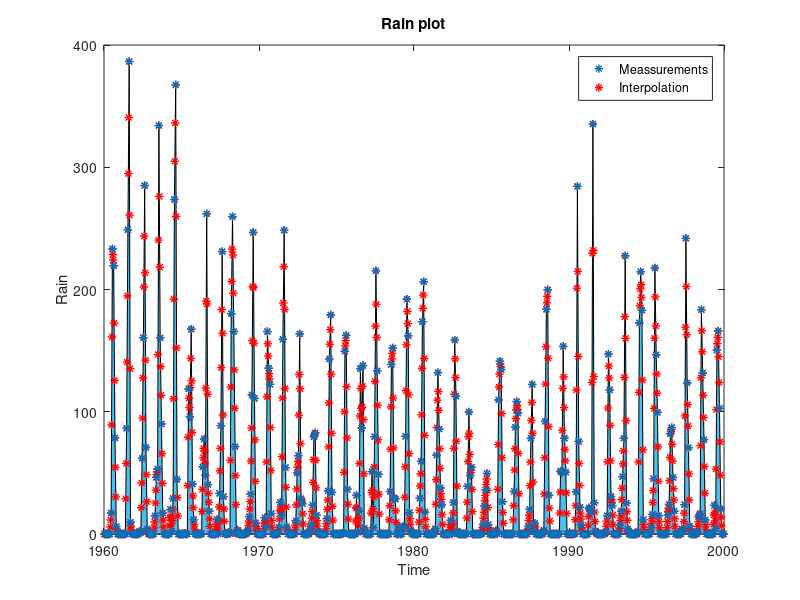

MATLAB code for this plot: (Note: this script raises an error after producing the figure.)
%% Clean up and add path
clear; clc;
close all;
addpath('../functions', '../data')
load proj23.mat
%% Initial Plot
city = ElGeneina;
figure()
area(city.rain_org_t, city.rain_org, 'FaceColor','#4DBEEE')
hold on
pl1 = plot(city.rain_t, city.rain,'*', 'color', 'r','LineWidth',1);
hold on
pl2 = plot(city.rain_org_t, city.rain_org,'*', 'color', '#0072BD','LineWidth',1);
legend([pl2 pl1], {'Meassurements', 'Interpolation'})
xlabel('Time')
ylabel('Rain')
title('Rain plot')
rain = city.rain_org;

%% Find idxs for splits and set initial states
len = length(city.nvdi);
idx_model_nvdi = 1:round(0.75*len);
idx_validation_nvdi = round(0.75*len) + 1 : round(0.9*len);
idx_test_nvdi = round(0.9*len + 1 : len);
tt = city.nvdi_t;

last_t = tt(length(idx_model_nvdi)); % Use only model data for reconstruction
last_rain_rec = find(last_t - city.rain_org_t < 0 & last_t - city.rain_org_t > -0.1);

% Only same time as modelling for these params
y = city.rain_org(1:last_rain_rec);
N = length(y);
rain_init = zeros(3,N);
rain_init(1,:) = y./3;  
rain_init(2,:) = y./3;
rain_init(3,:) = y./3;

%% Estimating parameters with Kalman Filter
windowsize = 20;
a1 = -0.5;%0.999999; % Intial AR param estimate

for i = 1:21 % Update Ar 20 time
    if(i == 21) % If on last iteration, use all available data to reconstruct
        y = city.rain_org(1:end);
        N = length(y);
        rain_init = zeros(3,N);
        rain_init(1,:) = y./3;  
        rain_init(2,:) = y./3;
        rain_init(3,:) = y./3;
    end
    A =[-a1.^3 0 0;a1.^2 0 0; -a1 0 0];
    Z = [1 -a1 a1^2; 0 1 -a1; 0 0 1];
    at = zeros(N,1);
    Rw    = 1e-3;                                      % Measurement noise covariance matrix, R_w. Note that Rw has the same dimension as Ry.
    Re    = eye(3)*1e1;%10e-1                        % System noise covariance matrix, R_e. Note that Re has the same dimension as Rx_t1.
    Re = Z*Re*transpose(Z);
    Rx_t1 = eye(3)*1e1; %correct?                             % Initial covariance matrix, V0 = R_{1|0}^{x,x}
    e_hat  = zeros(N,1);                             % Estimated one-step prediction error.
    xt    = rain_init;                         % Estimated states. Intial state, x_{1|0} = 0.
    yhat  = zeros(N,1);                             % Estimated output.
    xStd  = zeros(3,N);                         % Stores one std for the one-step prediction.
    for t=2 :N                                       
        % Update the predicted state and the time-varying state vector.
        x_t1 = A*xt(:,t-1);                         % x_{t|t-1} = A x_{t-1|t-1}
        C    = [1 1 1];     % Use earlier prediction errors as estimate of e_t.
        
        % Update the parameter estimates.
        Ry = C*Rx_t1*C' + Rw;                       % R_{t|t-1}^{y,y} = C R_{t|t-1}^{x,x} + Rw
        Kt = Rx_t1*C'/Ry;                           % K_t = R^{x,x}_{t|t-1} C^T inv( R_{t|t-1}^{y,y} )
        yhat(t) = C*x_t1;                           % One-step prediction, \hat{y}_{t|t-1}.
        e_hat(t) = y(t)-yhat(t);                     % One-step prediction error, \hat{e}_t = y_t - \hat{y}_{t|t-1}
        xt(:,t) = x_t1 + Kt*( e_hat(t) );            % x_{t|t}= x_{t|t-1} + K_t ( y_t - Cx_{t|t-1} ) 
        
        if (any(xt(:,t) < 0))
            target_sum = sum(xt(:,t)); % The sum that needs to be maintained
            
            % Solve the NNLS problem
            new_data = lsqnonneg(eye(3), xt(:,t));
            
            % Scale the new data to ensure the sum matches the target sum
            scale_factor = target_sum / sum(new_data);
            xt(:,t) = new_data * scale_factor;
        end

        % Update the covariance matrix estimates.
        Rx_t  = Rx_t1 - Kt*Ry*Kt';                  % R^{x,x}_{t|t} = R^{x,x}_{t|t-1} - K_t R_{t|t-1}^{y,y} K_t^T
        Rx_t1 = A*Rx_t*A' + Re;                     % R^{x,x}_{t+1|t} = A R^{x,x}_{t|t} A^T + Re
    
        % Estimate a one std confidence interval of the estimated parameters.
        % This is only for the plots.
        xStd(:,t) = sqrt( diag(Rx_t) );            % This is one std for each of the parameters for the one-step prediction.    
    end
    
    xtemp = flip(xt,1);
    data = iddata(xtemp(:)); % All x data, should be AR
    model_init = idpoly([1 a1], [], []) ;
    model_armax_1 = pem(data , model_init);
    present(model_armax_1)
    if a1 == model_armax_1.A(2)
        break % We have converged
    else
    a1 = model_armax_1.A(2) % New Ar parameter, update and loop
    end
end

%% Reconstruct 
rain_rec = flip(xt,1); % DISCUSS THIS
rain_reconstructed = rain_rec(:);
rain_reconstructed = [rain_reconstructed(2:end); 0];
% With Provided time vector
tt = city.rain_t;

std_rec = flip(xStd,1); % DISCUSS THIS
std_reconstructed = std_rec(:);
std_reconstructed = [std_reconstructed(2:end); 0];

%% Plot reconstruction
figure(); 
hold on;
pl1 = plot(tt, rain_reconstructed); 

pl2 = plot(tt(1), rain_reconstructed(1),'*', 'color', 'r');
hold on
pl2 = plot(tt(2), rain_reconstructed(2),'*', 'color', 'r');
hold on
pl3 = plot(tt(2), rain(2),'*', 'color', 'k');
hold on
counter = 2;
for i=3:3:length(rain_reconstructed)-2
    plot(tt(i), rain_reconstructed(i),'*', 'color', 'r')
    hold on 
    plot(tt(i+1), rain_reconstructed(i+1),'*', 'color', 'r')
    hold on
    pl2 = plot(tt(i+2), rain_reconstructed(i+2),'*', 'color', 'r');
    hold on
    pl3 = plot(tt(i+2), rain(counter),'*', 'color', 'k');
    hold on
    counter = counter + 1;
end

legend([pl1 pl2 pl3],{'Reconstructed Line ','Reconstructed Points', 'Original'})
xlabel('Time')
ylabel('Rain')
title('Reconstructed Rain')
%% Other viz for Project
figure()
area(ElGeneina.rain_org_t, ElGeneina.rain_org, 'FaceColor','#9eed34')
hold on
area(tt, rain_reconstructed, 'FaceColor','#4DBEEE')
hold on
plot(tt, rain_reconstructed,'*', 'color', '#0072BD','LineWidth',1)
hold on
plot(ElGeneina.rain_org_t, ElGeneina.rain_org,'*', 'color', '#395c0a','LineWidth',1)
legend('Original Rain', 'Reconstructed Rain')
xlabel('Time')
ylabel('Rain')
xlim([tt(13),tt(30)])
title('Reconstructed Rain')
%% Compare sums
sums = zeros(480, 1);
sums(1) = 0;
counter = 2;
for i=3:3:length(rain_reconstructed)-2
    sums(counter) = rain_reconstructed(i) + rain_reconstructed(i+1) + rain_reconstructed(i+2);
    counter = counter +1;
end
diff = sums - city.rain_org;
sum(abs(diff)) % Should be close to 0.
%% Plot
nvdi = 2.*(city.nvdi./255) -1; %log?

nvdi_t = city.nvdi_t;
figure();
plot(nvdi_t, nvdi)
xlabel('Time')
ylabel('NVDI')
title('NVDI Data and Split')

plotACFnPACF(nvdi, 100, 'data');

%%
%idx_model_nvdi = idx_model_nvdi(115:end);
model_t = nvdi_t(idx_model_nvdi);
%model_t = model_t(125:end);
validation_t = nvdi_t(idx_validation_nvdi);
test_t = nvdi_t(idx_test_nvdi);

model_nvdi = nvdi(idx_model_nvdi);
%model_nvdi = model_nvdi(125:end);
validation_nvdi = nvdi(idx_validation_nvdi);
test_nvdi = nvdi(idx_test_nvdi);

figure();
plot(model_t, model_nvdi)
hold on
plot([model_t(end); validation_t], [model_nvdi(end); validation_nvdi])
hold on;
plot([validation_t(end); test_t], [validation_nvdi(end); test_nvdi])
legend('Model', 'Validation', 'Test')
xlabel('Time')
ylabel('NVDI')
title('NVDI Data and Split')

figure; 
lambda_max = bcNormPlot(model_nvdi,1)
%% Remove deterministic trend WRONG ONLY ON MODEL DATA
figure();
plot(model_t, model_nvdi)

mdl = fitlm(model_t, model_nvdi)
intercept = mdl.Coefficients(1,1).Estimate;
slope = mdl.Coefficients(2,1).Estimate;
nvdi_trend = model_nvdi- (model_t.*slope + intercept);
figure();
plot(model_t, nvdi_trend)
plotACFnPACF(nvdi_trend, 40, 'data');
figure; 
lambda_max = bcNormPlot(nvdi_trend,1);

outlier = [0.0802; %KALMANNNNN
    0.0986;
    0.1280;
    0.1342;
    0.1628;
    0.1701;
    0.1914;
    0.1959;
    0.1999;
    0.1943]; %CHEATing????
model_nvdi(93:102) = outlier;
nvdi_trend(93:102) = outlier - (model_t(93:102).*slope + intercept); 
nvdi(93:102) = outlier;

%% Remove season of 36
% A36 = [1 zeros(1, 35) -1]; 
% nvdi_trend = filter(A36, 1, nvdi_trend);
% nvdi_trend = nvdi_trend(length(A36) : end );
% nvdi_t = nvdi_t(length(A36) : end);
% figure();
% plot(nvdi_t, nvdi_season)
% plotACFnPACF(nvdi_season, 40, 'data');
% figure; 
% lambda_max = bcNormPlot(nvdi_season,1);
%% Ar(1) 
plotACFnPACF(nvdi_trend, 100, 'AR(1)' );
data = iddata(nvdi_trend);
Am = [1 1];

model_init = idpoly(Am, [], []) ;
model_armax_1 = pem(data , model_init);

e_hat = filter(model_armax_1.A , model_armax_1.C , nvdi_trend) ;
e_hat = e_hat(length(model_armax_1.A ) : end ) ;

present(model_armax_1)
[acfEst, pacfEst] = plotACFnPACF(e_hat, 100, 'AR(1)' );
checkIfNormal(acfEst(2:end), 'ACF' );
checkIfNormal(pacfEst(2:end), 'PACF' );
checkIfWhite(e_hat);
%% a1 + a36 
data = iddata(nvdi_trend);
Am = [1 1 zeros(1,34) 1];
model_init = idpoly(Am, [], []) ;
model_init.Structure.a.Free = Am;
model_armax_1 = pem(data , model_init);

e_hat = filter(model_armax_1.A , model_armax_1.C , nvdi_trend) ;
e_hat = e_hat(length(model_armax_1.A ) : end ) ;

present(model_armax_1)
[acfEst, pacfEst] = plotACFnPACF(e_hat, 100, 'AR(1)' );
checkIfNormal(acfEst(2:end), 'ACF' );
checkIfNormal(pacfEst(2:end), 'PACF' );
checkIfWhite(e_hat);
 
%% Ar(1) with (1+a36 z^-36)
data = iddata(nvdi_trend);
Am = conv([1 1], [1 zeros(1, 35), -1]);
Am = [Am zeros(1, 34) 1]; % ehhh
%Cm = [1 0 1];%[1 0 1 1];
Cm = [];
model_init = idpoly(Am, [], Cm);
model_init.Structure.a.Free = Am;
%model_init.Structure.c.Free = Cm;
model_armax_1 = pem(data , model_init);

e_hat = filter(model_armax_1.A , model_armax_1.C , nvdi_trend) ;
e_hat = e_hat(length(model_armax_1.A ) : end ) ;

present(model_armax_1)
[acfEst, pacfEst] = plotACFnPACF(e_hat, 100, 'AR(1)' );
checkIfNormal(acfEst(2:end), 'ACF' );
checkIfNormal(pacfEst(2:end), 'PACF' );
checkIfWhite(e_hat);

%% PREDICTION: DON'T FORGET TO TRANSFORM TO ORG DOMAIN
% Should take extracare of throwing here!
ks = [1 7];
naive_vals = {};
for i=1:2
    t_predict = cat(1,model_t, validation_t);
    y = cat(1, model_nvdi, validation_nvdi);
    y_trend = y - (t_predict.*slope + intercept);
    A = model_armax_1.A;
    C = model_armax_1.C;

    k = ks(i);
    % Naive:
    if(i == 1) % 1 - Step: Use previous value
        y_naive = zeros(1, length(y) +1 );
        y_naive(2: end) = y;
        y_naive = y_naive(1:end - 1);
        
        ehat_naive = y-y_naive';

        y_naive = y_naive(length(model_t)+1:end);
        ehat_naive = ehat_naive(length(model_t)+1:length(t_predict));
        naive_vals{1} = [y_naive' ehat_naive];
    else % 7 - step: Use last years value
        y_naive = zeros(1, length(y) + 36 );
        y_naive(37: end) = y;
        y_naive = y_naive(1:end - 36);
        ehat_naive = y-y_naive';

        y_naive = y_naive(length(model_t)+1:end);
        ehat_naive = ehat_naive(length(model_t)+1:length(t_predict));
        naive_vals{7} = [y_naive' ehat_naive];

    end
    
    % Predict
    [Fk, Gk] = polydiv(C, A, k) ;
    yhatk = filter(Gk, C, y_trend) ;
    yhatk = yhatk + (t_predict.*slope + intercept); % Add trend
    ehat = y-yhatk;

    yhatk = yhatk(length(model_t)+1:end);
    ehat = ehat(length(model_t)+1:end);

    t_predict = t_predict(length(model_t)+1:end);
    y = y(length(model_t)+1:end);
    figure()
    subplot(211)
    plot(t_predict,y)
    hold on
    plot(t_predict, yhatk)
    hold on
    plot(t_predict, y_naive)
    title('NVDI')
    legend('True data', append(int2str(k), '-step prediction'), 'Naive')

    % Form the prediction error and examine the ACF. Note that the prediction
    % residual should only be white if k=1. 
    subplot(212)
    plot(t_predict, ehat)
    var_ehat = var(ehat)./var(y)

    hold on
    plot(t_predict, ehat_naive)
    var_ehat_naive = var(ehat_naive)./var(y)
    legend('ehat = y-yhatk', 'naive')
    plotACFnPACF(ehat, 40, append(int2str(k), '-step prediction'));
    if(i == 1)
        var_noise = var(ehat);
    end
    mean_ehat = mean(ehat) ;
    var_theoretical = (norm(Fk).^2) .*var_noise;
    var_est = var(ehat);
    conf =0 + [-1 1].*norminv(0.975).*sqrt(var_theoretical);
    precentage_outside = (sum(ehat > conf(2)) + sum(ehat < conf(1)))./length(ehat);
end

%% Examine the data.
 % Extract rain for modelling
idx_rain_nvdimodel_dates = find(tt==model_t(1)): find(tt==model_t(1)) + length(nvdi_trend) - 1;
x = rain_reconstructed(idx_rain_nvdimodel_dates);
%x = rain_temp(idx_rain_nvdimodel_dates);
window = 7;

% area = zeros(length(x), 1);
% xtemp = [zeros(window-1,1); x];
% for i=1:length(area)
%     area(i) = sum(xtemp(i:i+window-1));
% end
%x = area;
y = nvdi_trend; 
% Transform
x = log(x+1);
mean_x = mean(x);
x = (x - mean_x)./30;

% manual inspection
figure; 
subplot(311);
plot(x); 
ylabel('Input signal')
title('Measured signals')

subplot(312);
%plot(area)
subplot(313); 
plot( y ); 
ylabel('Output signal')
xlabel('Time')
figure
[Cxy,lags] = xcorr( y, x, 100, 'coeff' );
stem( lags, Cxy )
hold on
condInt = 2*ones(1,length(lags))./sqrt( length(y) );
plot( lags, condInt,'r--' )
plot( lags, -condInt,'r--' )
hold off
xlabel('Lag')
ylabel('Amplitude')
title('Crosscorrelation between in- and output')
%% Modeling x
figure();

plot(x);
title('Input data');
plotACFnPACF(x, 100, 'Input Data' );

% Model as ARMA(1,2) component
data = iddata(x);
% Am = conv([1 1 1], [1 zeros(1, 35) 1]);%[1 1 1 zeros(1, 33) 1];
% %Am = [Am zeros(1, 37) 1];
% Cm = [1 zeros(1, 75) 0.1];%Cm = [1 0 0 1];

%idx = [1 2 7 36 37 38];
idx = [1 36 37];
%idx = [1 2 3 36];
arr = zeros(1, idx(end) +1);
arr(idx +1 ) = 1;
Am = arr.*0.3;
Am(1) =1;

idx = [36] ;
arr = zeros(1, idx(end) +1);
arr(idx +1 ) = 1;
Cm = arr.*0.3;
Cm(1) =1;
%Cm = [];
model_init = idpoly(Am, [], Cm) ;
model_init.Structure.a.Free = Am;
model_init.Structure.c.Free = Cm;

inputModel = pem(data , model_init);

w_t = filter(inputModel.A , inputModel.C , x) ;
w_t = w_t(length(inputModel.A ): end ) ;
var_ex = var(w_t);

eps_t = filter(inputModel.A , inputModel.C , y) ;
eps_t = eps_t(length(inputModel.A ): end ) ;

present(inputModel)
[acfEst, pacfEst] = plotACFnPACF(w_t, 150, 'AR(1)' );
checkIfNormal(acfEst(2:end), 'ACF' );
checkIfNormal(pacfEst(2:end), 'PACF' );
checkIfWhite(w_t);

A = inputModel.A;
C = inputModel.C;
%%
n = length(x);
M = 100;
figure()
[Cxy,lags] = xcorr(eps_t, w_t, M, 'coeff' ); %(d,r,s) = (4,2,0)
stem(lags, Cxy)
title ('Cross_correlation_function'), xlabel('Lag')
hold on
plot(-M:M, 2/ sqrt(n) * ones(1, 2*M+1), '--')
plot(-M:M, -2/sqrt(n) * ones(1, 2*M+1) , '--' )
hold off

%%
d=7; r=0; s=0; 
A2 = [1 0.01.*ones(1, r)];
B = [zeros(1,d) 0.1.*ones(1, s+1)];
%B = [0 0 0 1 0 0 1 1 1 zeros(1,22) 1 1 1 ];

idx = [3 5 7 17 31 34];
%idx = [1 7 28 ];
%idx = [2 12 20 30];
%idx = [3 6 15 19 34];
%idx = [3 5 17 34 79];

arr = zeros(1, idx(end) +1);
arr(idx +1 ) = 0.3;
B = arr;

Mi = idpoly([1], [B], [], [], [A2]) ;
Mi.Structure.B.Free = B;
z = iddata(y, x) ;
Mba2 = pem(z, Mi ) ;present(Mba2)
etilde = resid(Mba2, z);
etilde = etilde.y;
etilde = etilde(length(Mba2.B): end);

figure()
[Cxy,lags] = xcorr(etilde, x(length(Mba2.B): end), M, 'coeff' );
stem(lags, Cxy)
title ('Cross_correlation_function'), xlabel('Lag')
hold on
plot(-M:M, 2/ sqrt(n) * ones(1, 2*M+1), '--')
plot(-M:M, -2/sqrt(n) * ones(1, 2*M+1) , '--' )
hold off

%% Model etilde
figure();
plot(etilde);
title('etilde data');
plotACFnPACF(etilde, M, 'Input Data' );

A2_diff = [1 0 -1];
Cm = [1 1];%conv([1 zeros(1, 35) 1], A2_diff);
model_init = idpoly([1 1], [], []) ;
%model_init.Structure.a.Free = Am;
%model_init.Structure.c.Free = Cm;
%model_init = idpoly([1 1 1], [], []) ;
model_input = pem(iddata(etilde), model_init);

e_hat = filter(model_input.A , model_input.C , etilde) ;
e_hat = e_hat(length(model_input.A ) : end ) ;

present(model_input)
[acfEst, pacfEst] = plotACFnPACF(e_hat, M, 'AR(1)' );
checkIfNormal(acfEst(2:end), 'ACF' );
checkIfNormal(pacfEst(2:end), 'PACF' );
checkIfWhite(e_hat);

A1 = model_input.A;
C2 = model_input.C;

%% Full BJ Model
Mi = idpoly(1, B, C2, A1, A2) ;
Mi.Structure.D.Free = A1;
Mi.Structure.B.Free = B;

z = iddata(y, x);
MboxJ = pem (z, Mi);
present (MboxJ );

ehat = resid(MboxJ, z).y;
ehat = ehat(length(MboxJ): end);

[acfEst, pacfEst] = plotACFnPACF(ehat, M, 'Box-Jenkins');
checkIfNormal(acfEst(2:end), 'ACF' );
checkIfNormal(pacfEst(2:end), 'PACF' );
checkIfWhite(ehat);

figure()
[Cxy,lags] = xcorr(ehat, x, M, 'coeff' );
stem(lags, Cxy)
title ('Cross_correlation_function'), xlabel('Lag')
hold on
plot(-M:M, 2/ sqrt(n) * ones(1, 2*M+1), '--')
plot(-M:M, -2/sqrt(n) * ones(1, 2*M+1) , '--' )
hold off
%%
k =1;
idx_rain_nvdi_val = find(tt==validation_t(1)): find(tt==validation_t(end)) ;
idx_rain_nvdi_test = find(tt==test_t(1)): find(tt==test_t(end)) ;

% window = 6;
% area = zeros(length(rain_reconstructed), 1);
% xtemp = [zeros(window-1,1); (rain_reconstructed -mean_x)./50];
% for i=1:length(area)
%     area(i) = sum(xtemp(i:i+window-1));
% end
% 
% x_val = area(idx_rain_nvdi_val);
% x_test = area(idx_rain_nvdi_test) ;
x_val = (log(rain_reconstructed(idx_rain_nvdi_val) + 1) - mean_x)./30;
x_test = (log(rain_reconstructed(idx_rain_nvdi_test) + 1) - mean_x)./30;

x_model_val = cat(1, x, x_val);
x_model_val_test = cat(1, x, x_val, x_test);

t_predict_model_val = cat(1,model_t, validation_t);
t_predict_model_val_test = cat(1,model_t, validation_t, test_t);

y_model_val = cat(1, model_nvdi, validation_nvdi);
y_model_val_test = cat(1, model_nvdi, validation_nvdi, test_nvdi);

y_val = y_model_val(length(model_nvdi)+1:end);
y_test = y_model_val_test(length(model_nvdi) + length(validation_nvdi) + 1:end);

y_trend_model_val = y_model_val - (t_predict_model_val.*slope + intercept);
y_trend_model_val_test = y_model_val_test - (t_predict_model_val_test.*slope + intercept);

[Fx, Gx] = polydiv( inputModel.C, inputModel.A, k );
xhatk_model_val = filter(Gx, inputModel.C, x_model_val);
xhatk_model_val_test = filter(Gx, inputModel.C, x_model_val_test);

xhatk_val = xhatk_model_val(length(model_nvdi)+1: end);
xhatk_test = xhatk_model_val_test(length(model_nvdi) + length(validation_nvdi) + 1: end);

ehat_val = x_val - xhatk_val;
ehat_test = x_test - xhatk_test;
ehat_model_val_inp = x_model_val - xhatk_model_val; % need to throw here

t_predict_val = t_predict_model_val(length(model_nvdi) + 1 : end);
t_predict_test = t_predict_model_val_test(length(model_nvdi) + length(validation_nvdi) + 1: end);

%modelLim = 400
figure()
subplot(211)
plot(t_predict_val, xhatk_val)
hold on
plot(t_predict_val, x_val)
legend('xhatk', 'x')
subplot(212)
plot(t_predict_val, ehat_val);
legend('ehat')

figure()
subplot(211)
plot(t_predict_test, xhatk_test)
hold on
plot(t_predict_test, x_test)
legend('xhatk', 'x')
subplot(212)
plot(t_predict_test, ehat_test);
legend('ehat')

std_xk = sqrt( sum( Fx.^2 )*var_ex ); %NEED TO CHECK THIS
fprintf( 'The theoretical std of the %i-step prediction error is %4.2f.\n', k, std_xk)

%% Form the residual. Is it behaving as expected? Recall, no shift here!
%ehat = ehat(30:end);

figure
acf( ehat_val, 40, 0.05, 1 );
title( sprintf('ACF of the %i-step input prediction residual', k) )
fprintf('This is a %i-step prediction. Ideally, the residual should be an MA(%i) process.\n', k, k-1)
checkIfWhite( ehat_val );
pacfEst = pacf( ehat_val, 40, 0.05 );
checkIfNormal( pacfEst(k+1:end), 'PACF' );

figure
acf( ehat_test, 40, 0.05, 1 );
title( sprintf('ACF of the %i-step input prediction residual', k) )
fprintf('This is a %i-step prediction. Ideally, the residual should be an MA(%i) process.\n', k, k-1)
checkIfWhite( ehat_test );
pacfEst = pacf( ehat_test, 40, 0.05 );
checkIfNormal( pacfEst(k+1:end), 'PACF' );
%% Proceed to predict the data using the predicted input.
% Form the BJ prediction polynomials. In our notation, these are
%   A1 = foundModel.D
%   C1 = foundModel.C
%   A2 = foundModel.F
% 
% The KA, KB, and KC polynomials are formed as:
%   KA = conv( A1, A2 );
%   KB = conv( A1, B );
%   KC = conv( A2, C1 );
%
KA = conv( MboxJ.D, MboxJ.F );
KB = conv( MboxJ.D, MboxJ.B );
KC = conv( MboxJ.F, MboxJ.C );

% Form the ARMA prediction for y_t (note that this is not the same G
% polynomial as we computed above (that was for x_t, this is for y_t).
[Fy, Gy] = polydiv( MboxJ.C, MboxJ.D, k );

% Compute the \hat\hat{F} and \hat\hat{G} polynomials.
[Fhh, Ghh] = polydiv( conv(Fy, KB), KC, k );

% Form the predicted output signal using the predicted input signal.
yhatk_model_val  = filter(Fhh, 1, xhatk_model_val) + filter(Ghh, KC, x_model_val) + filter(Gy, KC, y_trend_model_val);
yhatk_model_val_test  = filter(Fhh, 1, xhatk_model_val_test) + filter(Ghh, KC, x_model_val_test) + filter(Gy, KC, y_trend_model_val_test);

yhatk_val = yhatk_model_val(length(model_nvdi)+1:end) + (slope.*t_predict_val + intercept);
yhatk_test = yhatk_model_val_test(length(model_nvdi) + length(validation_nvdi) + 1:end) + (slope.*t_predict_test + intercept);

ehat_val = y_val - yhatk_val;
ehat_test = y_test - yhatk_test;
ehat_model_val = y_model_val - yhatk_model_val + (slope.*t_predict_model_val + intercept);% Need to throw SHould not use test here, but forget now

var_ehat_val = var(ehat_val);
var_ehat_test = var(ehat_test);
var_ehat_val_n = var_ehat_val/var(y_val)
var_ehat_test_n = var_ehat_test/var(y_test)

% A very common error is to forget to add the predicted inputs. Lets try
% that to see what happens.
% yhatk  = filter(Ghh, KC, x) + filter(Gy, KC, y);
naive = naive_vals{k}; % NEED TO IMPLEMENT NAIVE FOR TEST
figure()
subplot(211)
plot(t_predict_val, y_val)
hold on
plot(t_predict_val, yhatk_val)
hold on
plot(t_predict_val, naive(:,1))
legend('y', 'yhatk', 'naive')
subplot(212)
plot(t_predict_val, ehat_val.^2);
hold on
plot(t_predict_val, naive(:,2).^2)
legend('ehat', 'ehat naive')

figure()
subplot(211)
plot(t_predict_test, y_test)
hold on
plot(t_predict_test, yhatk_test)
hold on
%plot(t_predict_test, naive(:,1))
legend('y', 'yhatk', 'naive')
subplot(212)
plot(t_predict_test, ehat_test.^2);
hold on
%plot(t_predict_test, naive(:,2).^2)
legend('ehat', 'ehat naive')
%line( [modelLim modelLim], [-1e6 1e6 ], 'Color','red','LineStyle',':' )

%% Estimate the unknown parameters using a Kalman filter and form the one-step prediction.
% The ARMAX model is  
%
%   KA y(t) = KB x(t) + KC e(t)
%
% This means, for our example, that the one-step prediction is formed as
%
% y(t+1) = -KA(2)y(t) - KA(3)y(t) + KB(1)x(t+1) + KB(2)x(t) + KB(3)x(t-1) + e(t+1) + KC(3)e(t-1)
%        =  [ y(t) y(t-1) x(t+1) x(t) x(t-1) e(t-1) ] [ -KA(2) -KA(3) KB(1) KB(2) KB(3) KC(3) ]^T + e(t+1)
%
% Note that Matlab vectors starts at index 1, therefore the first index in
% the A vector, A(1), is the same as we normally denote a_{0}. Furthermore,
% note that both x(t) are x(t-1) known, whereas x(t+1) needs to be
% predicted. For simplicity, we here use the polynomial prediction of the
% input, but this should of course also be predicted using a Kalman filter.
% 
% For illustration purposes, we consider three different cases; in the first
% version, we estimate the parameters of the input; in the second, we 
% assume these to be fixed. In the third case, we modify the second case
% and examine if we can remove the KC parameter without losing too much
% performance. 
%
N = length(t_predict_model_val);
y = y_trend_model_val;
%y(93:102) = nan;
%y1 = y;
x = x_model_val;
codeVersion = 1;
modelLim = 100;
switch codeVersion
    case 1
        nnz_KB  = find(KB ~= 0);
        noPar   = length(nnz_KB) + 1+2;                            % The vector of unknowns is [ -KA(2) -KA(3) KB(1) KB(2) KB(3) KC(3) ]
        xt      = zeros(noPar, N);               % Estimated states. Set the initial state to the estimated parameters.
        xt(:,max(nnz_KB)-1) = [ -KA(2) 0.5 KB(nnz_KB) 0.5 ];
    case 2
        noPar   = 3;                            % The vector of unknowns is [ -KA(2) -KA(3) KC(3) ]
        xt      = zeros(noPar,N);               % Estimated states. Set the initial state to the estimated parameters.
        xt(:,2) = [ -KA(2) -KA(3) KC(3) ];
    case 3
        noPar   = 2;                            % The vector of unknowns is [ -KA(2) -KA(3)  ]
        xt      = zeros(noPar,N);               % Estimated states. Set the initial state to the estimated parameters.
        xt(:,2) = [ -KA(2) -KA(3) ];
end
%%
A     = eye(noPar);
Rw    = std(ehat_model_val).^2;                 % Measurement noise covariance matrix, R_w. Try using the noise estimate from the polynomial prediction.
Re    = 5e-6*eye(noPar);                        % System noise covariance matrix, R_e.
Re(2,2)    = 1e-4; 
Re(noPar,noPar)    = 1e-4; 
Rx_t1 = 1e-6*eye(noPar);                        % Initial covariance matrix, R_{1|0}^{x,x}
Rx_k  = Rx_t1;
h_et  = zeros(N,1);                             % Estimated one-step prediction error.
yhatK = zeros(N,1);                             % Estimated output.
xStd  = zeros(noPar,N);                         % Stores one std for the one-step prediction.
startInd = max(nnz_KB);                                   % We use t-2, so start at t=3.

for t=startInd:N
    % Update the predicted state and the time-varying state vector.
    x_t1 = A*xt(:,t-1);                         % x_{t|t-1} = A x_{t-1|t-1}
    switch codeVersion
        case 1                                  % Estimate all parameters.
            C = [ y(t-1)  y(t-2) x(t - nnz_KB + 1)' h_et(t-1)];
            % C = [yhatK_1(t) x(t - nnz_KB + 2)'];--> yhatK_2
            % C = [yhatK_2(t+1) x(t - nnz_KB + 3)']; ---> yhatK_3
            % ----- xhatk
            % C = [yhatK_3(t+2) xhatk_1 x(t - nnz_KB(2:end) + 4)'];
            yhatK(t) = C*x_t1;
        case 2                                  % Note that KB does not vary in this case.
            C = [ y(t-1) y(t-2) h_et(t-2) ];
            yhatK(t) = C*x_t1 + KB * [xhatk(t) x(t-1) x(t-2)]';
        case 3
            C = [ y(t-1) y(t-2) ];              % Ignore one component.
            yhatK(t) = C*x_t1 + KB * [xhatk(t) x(t-1) x(t-2)]';
    end

    % Update the parameter estimates.
    Ry = C*Rx_t1*C' + Rw;                       % R_{t|t-1}^{y,y} = C R_{t|t-1}^{x,x} + Rw
    Kt = Rx_t1*C'/Ry;                           % K_t = R^{x,x}_{t|t-1} C^T inv( R_{t|t-1}^{y,y} )
    
    if isnan( y(t) )
        xt(:,t) = x_t1;                         % x_{t|t} = x_{t|t-1} 
        Rx_t    = Rx_t1;                        % R^{x,x}_{t|t} = R^{x,x}_{t|t-1} 
        y1(t)   = yhatK(t);                      % Replace the missing sample with the estimated value. 
        t
    else
        h_et(t) = y(t)-yhatK(t);                    % One-step prediction error, \hat{e}_t = y_t - \hat{y}_{t|t-1}
        xt(:,t) = x_t1 + Kt*( h_et(t) );            % x_{t|t}= x_{t|t-1} + K_t ( y_t - Cx_{t|t-1} ) 
    
        % Update the covariance matrix estimates.
        Rx_t  = Rx_t1 - Kt*Ry*Kt';                  % R^{x,x}_{t|t} = R^{x,x}_{t|t-1} - K_t R_{t|t-1}^{y,y} K_t^T
    end
    Rx_t1 = A*Rx_t*A' + Re;                     % R^{x,x}_{t+1|t} = A R^{x,x}_{t|t} A^T + Re

    % Estimate a one std confidence interval of the estimated parameters.
    xStd(:,t) = sqrt( diag(Rx_t) );             % This is one std for each of the parameters for the one-step prediction.
end



%% Examine the estimated parameters.
% Compute the true parameters for the KA, KB, and KC polynomials.
% KA0 = conv( A1, A2 );
% KB0 = conv( A1, B );
% KC0 = conv( A2, C1 );
switch codeVersion
    case 1
        trueParams = [ -KA(2) KB(nnz_KB) 0.5];
    case 2
        trueParams = [ -KA0(2) -KA0(3) KC0(3) ];
    case 3
        trueParams = [ -KA0(2) -KA0(3) ];
end

figure
plotWithConf( 1:N, xt', xStd', trueParams );
line( [modelLim modelLim], [-2 2], 'Color','red','LineStyle',':' )
axis([startInd-1 N -1.5 1.5])
title(sprintf('Estimated parameters, with Re = %7.6f and Rw = %4.3f', Re(1,1), Rw(1,1)))
xlabel('Time')
fprintf('Using code version %i:\n', codeVersion);
fprintf('The final values of the Kalman estimated parameters are:\n')
for k0=1:length(trueParams)
    fprintf('  True value: %5.2f, estimated value: %5.2f (+/- %5.4f).\n', trueParams(k0), xt(k0,end), xStd(k0,end) )
end 

yhatK = yhatK + (slope.*t_predict_model_val + intercept);
%% Show the one-step prediction. 
figure
plot( [y_model_val yhatK] )
title('One-step prediction of the validation data')
xlabel('Time')
legend('Realisation', 'Kalman estimate', 'Polynomial estimate', 'Location','SW')
xlim([0 N])

% Form the prediction residuals for the validation data.
eK = y_model_val(length(model_nvdi)+1:end) - yhatK(length(model_nvdi)+1:end);
var(eK)/var(y_model_val(length(model_nvdi)+1:end))
eK = y(100:end)-yhatK(100:end);
%plotACFnPACF( eP, 40, 'One-step prediction using the polynomial estimate');
plotACFnPACF( eK, 40, 'One-step prediction using the Kalman filter'); %WRONG BECAUSE TREND
%fprintf('The variance of the validation data is               %7.2f.\n', var(y(modelLim:end)))
%fprintf('The estimated variance of the polynomial estimate is %7.2f.\n', var(eP))
%fprintf('The estimated variance of the Kalman estimate is     %7.2f.\n', var(eK))

%% K = 7
%%%% Estimate the unknown parameters using a Kalman filter and form the one-step prediction.
% The ARMAX model is  
%
%   KA y(t) = KB x(t) + KC e(t)
%
% This means, for our example, that the one-step prediction is formed as
%
% y(t+1) = -KA(2)y(t) - KA(3)y(t) + KB(1)x(t+1) + KB(2)x(t) + KB(3)x(t-1) + e(t+1) + KC(3)e(t-1)
%        =  [ y(t) y(t-1) x(t+1) x(t) x(t-1) e(t-1) ] [ -KA(2) -KA(3) KB(1) KB(2) KB(3) KC(3) ]^T + e(t+1)
%
% Note that Matlab vectors starts at index 1, therefore the first index in
% the A vector, A(1), is the same as we normally denote a_{0}. Furthermore,
% note that both x(t) are x(t-1) known, whereas x(t+1) needs to be
% predicted. For simplicity, we here use the polynomial prediction of the
% input, but this should of course also be predicted using a Kalman filter.
% 
% For illustration purposes, we consider three different cases; in the first
% version, we estimate the parameters of the input; in the second, we 
% assume these to be fixed. In the third case, we modify the second case
% and examine if we can remove the KC parameter without losing too much
% performance. 
%
N = length(t_predict_model_val);
y = y_trend_model_val;
x = x_model_val;
codeVersion = 1;
modelLim = 100;
switch codeVersion
    case 1
        nnz_KB  = find(KB ~= 0);
        noPar   = length(nnz_KB) + 1 ;                            % The vector of unknowns is [ -KA(2) -KA(3) KB(1) KB(2) KB(3) KC(3) ]
        xt      = zeros(noPar, N);               % Estimated states. Set the initial state to the estimated parameters.
        xt(:,max(nnz_KB)-1) = [ -KA(2) KB(nnz_KB) ];
    case 2
        noPar   = 3;                            % The vector of unknowns is [ -KA(2) -KA(3) KC(3) ]
        xt      = zeros(noPar,N);               % Estimated states. Set the initial state to the estimated parameters.
        xt(:,2) = [ -KA(2) -KA(3) KC(3) ];
    case 3
        noPar   = 2;                            % The vector of unknowns is [ -KA(2) -KA(3)  ]
        xt      = zeros(noPar,N);               % Estimated states. Set the initial state to the estimated parameters.
        xt(:,2) = [ -KA(2) -KA(3) ];
end
%%
A     = eye(noPar);
Rw    = std(ehat_model_val).^2;                                % Measurement noise covariance matrix, R_w. Try using the noise estimate from the polynomial prediction.
Re    = 1e-5*eye(noPar);                        % System noise covariance matrix, R_e.
Rx_t1 = 1e-5*eye(noPar);                        % Initial covariance matrix, R_{1|0}^{x,x}
Rx_k  = Rx_t1;
h_et  = zeros(N,1);                             % Estimated one-step prediction error.
yhatK = zeros(N,1);                             % Estimated output.
xStd  = zeros(noPar,N);                         % Stores one std for the one-step prediction.
yhatk_7 = zeros(N,1);  

noPar_inp = length(inputModel.A) - 1;
A_inp     = zeros(noPar_inp);
A_inp(1, :) = - inputModel.A(2:end);
A_inp(2: noPar_inp+1:end) = 1;

xt_inp      = zeros(noPar_inp, N);
Rw_inp    = 1e-1;%std(ehat_model_val_inp);                                % Measurement noise covariance matrix, R_w. Try using the noise estimate from the polynomial prediction.
Re_inp    = 1e-1*eye(noPar_inp);                        % System noise covariance matrix, R_e.
Rx_t1_inp = 1e-1*eye(noPar_inp);                        % Initial covariance matrix, R_{1|0}^{x,x}
Rx_k_inp  = Rx_t1_inp;
h_et_inp  = zeros(N,1);                             % Estimated one-step prediction error.
xhatK_inp = zeros(N,1);                             % Estimated output.
xhatK_inp_4 = zeros(N,1); % testing
xStd_inp  = zeros(noPar_inp,N);                         % Stores one std for the one-step prediction.

startInd = max(nnz_KB);                                   % We use t-2, so start at t=3.

for t=startInd:N
    % Input
    % Update the predicted state and the time-varying state vector.
    x_t1_inp = A_inp*xt_inp(:,t-1);                         % x_{t|t-1} = A x_{t-1|t-1}
    
    C_inp = [inputModel.C zeros(1, noPar_inp - length(inputModel.C))];
    % C = [yhatK_1(t) x(t - nnz_KB + 2)'];--> yhatK_2
    % C = [yhatK_2(t+1) x(t - nnz_KB + 3)']; ---> yhatK_3
    % ----- xhatk
    % C = [yhatK_3(t+2) xhatk_1 x(t - nnz_KB(2:end) + 4)'];
    xhatK_inp(t) = C_inp*x_t1_inp;

    % Update the parameter estimates.
    Ry_inp = C_inp*Rx_t1_inp*C_inp' + Rw_inp;                       % R_{t|t-1}^{y,y} = C R_{t|t-1}^{x,x} + Rw
    Kt_inp = Rx_t1_inp*C_inp'/Ry_inp;                           % K_t = R^{x,x}_{t|t-1} C^T inv( R_{t|t-1}^{y,y} )
    h_et_inp(t) = x(t)-xhatK_inp(t);                    % One-step prediction error, \hat{e}_t = y_t - \hat{y}_{t|t-1}
    xt_inp(:,t) = x_t1_inp + Kt_inp*( h_et_inp(t) );            % x_{t|t}= x_{t|t-1} + K_t ( y_t - Cx_{t|t-1} ) 

    % Update the covariance matrix estimates.
    Rx_t_inp  = Rx_t1_inp - Kt_inp*Ry_inp*Kt_inp';                  % R^{x,x}_{t|t} = R^{x,x}_{t|t-1} - K_t R_{t|t-1}^{y,y} K_t^T
    Rx_t1_inp = A_inp*Rx_t_inp*A_inp' + Re_inp;                     % R^{x,x}_{t+1|t} = A R^{x,x}_{t|t} A^T + Re

    % Estimate a one std confidence interval of the estimated parameters.
    xStd_inp(:,t) = sqrt( diag(Rx_t_inp) );             % This is one std for each of the parameters for the one-step prediction.
    
    % 2 - 4 step predictions
    k= 4;
    Rx_k_inp = Rx_t1_inp;
    ksteps_inp = [xhatK_inp(t)];
    for k0=2:k
        Ck = C_inp;%[ -yk -y(t-6+k0) -y(t-7+k0) h_et(t+k0-1) h_et(t+k0-3) ]; % C_{t+k|t}
        xk = Ck*A_inp^k*xt_inp(:,t-1);                    % \hat{y}_{t+k|t} = C_{t+k|t} A^k x_{t|t}
        Rx_k_inp = A_inp*Rx_k_inp*A_inp' + Re_inp;                  % R_{t+k+1|t}^{x,x} = A R_{t+k|t}^{x,x} A^T + Re  
        ksteps_inp(end + 1) = xk;
    end

    xhatK_inp_4(t - 1 + k) = xk;
    %yhatk(t - 1 +k) = yk;                            % Note that this should be stored at t+k.


    % Output
    % Update the predicted state and the time-varying state vector.
    x_t1 = A*xt(:,t-1);                         % x_{t|t-1} = A x_{t-1|t-1}

    C = [ y(t-1) x(t - nnz_KB + 1)'];
    % C = [yhatK_1(t) x(t - nnz_KB + 2)'];--> yhatK_2
    % C = [yhatK_2(t+1) x(t - nnz_KB + 3)']; ---> yhatK_3
    % ----- xhatk
    % C = [yhatK_3(t+2) xhatk_1 x(t - nnz_KB(2:end) + 4)'];
    yhatK(t) = C*x_t1;

    % Update the parameter estimates.
    Ry = C*Rx_t1*C' + Rw;                       % R_{t|t-1}^{y,y} = C R_{t|t-1}^{x,x} + Rw
    Kt = Rx_t1*C'/Ry;                           % K_t = R^{x,x}_{t|t-1} C^T inv( R_{t|t-1}^{y,y} )
    h_et(t) = y(t)-yhatK(t);                    % One-step prediction error, \hat{e}_t = y_t - \hat{y}_{t|t-1}
    xt(:,t) = x_t1 + Kt*( h_et(t) );            % x_{t|t}= x_{t|t-1} + K_t ( y_t - Cx_{t|t-1} ) 

    % Update the covariance matrix estimates.
    Rx_t  = Rx_t1 - Kt*Ry*Kt';                  % R^{x,x}_{t|t} = R^{x,x}_{t|t-1} - K_t R_{t|t-1}^{y,y} K_t^T
    Rx_t1 = A*Rx_t*A' + Re;                     % R^{x,x}_{t+1|t} = A R^{x,x}_{t|t} A^T + Re

    % Estimate a one std confidence interval of the estimated parameters.
    xStd(:,t) = sqrt( diag(Rx_t) );             % This is one std for each of the parameters for the one-step prediction.
    
    k= 7;
    Rx_k = Rx_t1;
    yk = yhatK(t);
    for k0=2:k
        if (k0 > 3)
            Ck = [yk ksteps_inp(1:k0 - 3) x(t - nnz_KB(k0 - 3 +1:end) + k0)']; % C_{t+k|t}
        else
            Ck = [yk x(t - nnz_KB + k0)']; % C_{t+k|t}
  
        end
        yk = Ck*A^k*xt(:,t-1);                    % \hat{y}_{t+k|t} = C_{t+k|t} A^k x_{t|t}
        Rx_k = A*Rx_k*A' + Re;                  % R_{t+k+1|t}^{x,x} = A R_{t+k|t}^{x,x} A^T + Re  
    end
    yhatk_7(t - 1 +k) = yk;  
end
yhatk_7 = yhatk_7(1:end-(k-1));
yhatk_7 = yhatk_7 + (slope.*t_predict_model_val + intercept);


%% Examine the estimated parameters.
% Compute the true parameters for the KA, KB, and KC polynomials.
% KA0 = conv( A1, A2 );
% KB0 = conv( A1, B );
% KC0 = conv( A2, C1 );
switch codeVersion
    case 1
        trueParams = [ -KA(2) KB(nnz_KB)];
    case 2
        trueParams = [ -KA0(2) -KA0(3) KC0(3) ];
    case 3
        trueParams = [ -KA0(2) -KA0(3) ];
end

figure
plotWithConf( 1:N, xt', xStd', trueParams );
line( [modelLim modelLim], [-2 2], 'Color','red','LineStyle',':' )
axis([startInd-1 N -1.5 1.5])
title(sprintf('Estimated parameters, with Re = %7.6f and Rw = %4.3f', Re(1,1), Rw(1,1)))
xlabel('Time')
fprintf('Using code version %i:\n', codeVersion);
fprintf('The final values of the Kalman estimated parameters are:\n')
for k0=1:length(trueParams)
    fprintf('  True value: %5.2f, estimated value: %5.2f (+/- %5.4f).\n', trueParams(k0), xt(k0,end), xStd(k0,end) )
end 


% Show the one-step prediction. 
%xhatK_inp_4 = xhatK_inp_4(1:end-(k-1));

figure
plot( [y_model_val yhatk_7 ] )
title('One-step prediction of the validation data')
xlabel('Time')
legend('Realisation', 'Kalman estimate', 'Polynomial estimate', 'Location','SW')
xlim([0 N])

% Form the prediction residuals for the validation data.
eK = y_model_val(length(model_nvdi)+1:end)-yhatk_7(length(model_nvdi)+1:end);
var(eK)./var(y_model_val(length(model_nvdi)+1:end))


eK = y(100+1:end)-yhatk_7(100+1:end);
%plotACFnPACF( eP, 40, 'One-step prediction using the polynomial estimate');
plotACFnPACF( eK, 40, 'One-step prediction using the Kalman filter'); %WRONG BECAUSE TREND
% fprintf('The variance of the validation data is               %7.2f.\n', var(y(modelLim:end)))
% fprintf('The estimated variance of the polynomial estimate is %7.2f.\n', var(eP))
% fprintf('The estimated variance of the Kalman estimate is     %7.2f.\n', var(eK))
%%
%zero = true;
counter = 1;
rain_temp = zeros(1, length(rain_reconstructed));
while counter < length(rain_reconstructed) +1
    if(rain_reconstructed(counter)>0)
        for i =1:7
            rain_temp(counter) = rain_reconstructed(counter);
            counter = counter + 1;
        end
        while(rain_reconstructed(counter)>0)
            rain_temp(counter) = 0;
            counter = counter + 1;
        end
    else
        counter = counter + 1;
    end
end
rain_temp = rain_temp';